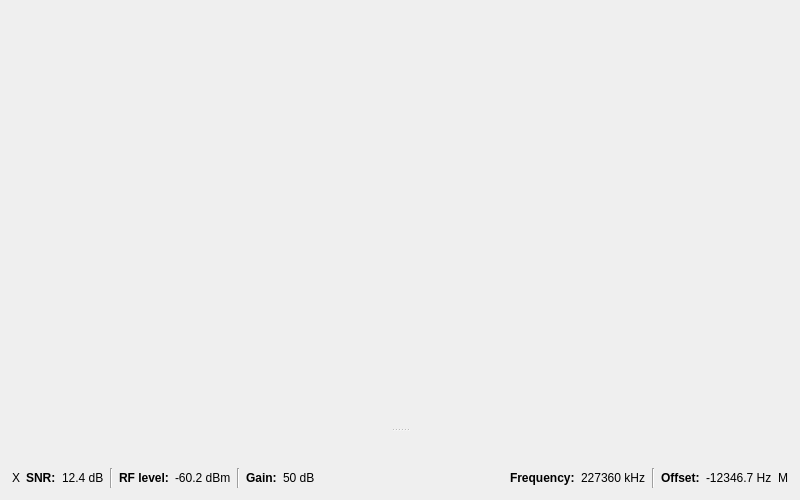
<?xml version="1.0" encoding="UTF-8"?>
<ui version="4.0">
 <class>SignalDialog</class>
 <widget class="QDialog" name="SignalDialog">
  <property name="geometry">
   <rect>
    <x>0</x>
    <y>0</y>
    <width>800</width>
    <height>500</height>
   </rect>
  </property>
  <property name="minimumSize">
   <size>
    <width>760</width>
    <height>400</height>
   </size>
  </property>
  <property name="windowTitle">
   <string>DAB Signal</string>
  </property>
  <layout class="QVBoxLayout" name="dialogLayout">
   <property name="leftMargin">
    <number>0</number>
   </property>
   <property name="topMargin">
    <number>0</number>
   </property>
   <property name="rightMargin">
    <number>0</number>
   </property>
   <property name="bottomMargin">
    <number>0</number>
   </property>
   <item>
    <widget class="QSplitter" name="splitter">
     <property name="orientation">
      <enum>Qt::Orientation::Vertical</enum>
     </property>
     <widget class="QCustomPlot" name="spectrumPlot" native="true">
      <property name="sizePolicy">
       <sizepolicy hsizetype="Preferred" vsizetype="Preferred">
        <horstretch>0</horstretch>
        <verstretch>100</verstretch>
       </sizepolicy>
      </property>
     </widget>
     <widget class="QCustomPlot" name="snrPlot" native="true"/>
    </widget>
   </item>
   <item>
    <layout class="QHBoxLayout" name="signalInfoLayout">
     <property name="leftMargin">
      <number>12</number>
     </property>
     <property name="rightMargin">
      <number>12</number>
     </property>
     <property name="bottomMargin">
      <number>12</number>
     </property>
     <item>
      <layout class="QHBoxLayout" name="horizontalLayout">
       <item>
        <widget class="SignalStateLabel" name="syncLabel">
         <property name="text">
          <string notr="true">X</string>
         </property>
        </widget>
       </item>
       <item>
        <widget class="QLabel" name="snrLabel">
         <property name="font">
          <font>
           <bold>true</bold>
          </font>
         </property>
         <property name="text">
          <string>SNR:</string>
         </property>
        </widget>
       </item>
       <item>
        <widget class="QLabel" name="snrValue">
         <property name="text">
          <string notr="true">12.4 dB</string>
         </property>
        </widget>
       </item>
      </layout>
     </item>
     <item>
      <widget class="Line" name="rfLevelVLine">
       <property name="orientation">
        <enum>Qt::Orientation::Vertical</enum>
       </property>
      </widget>
     </item>
     <item>
      <layout class="QHBoxLayout" name="rfLevelLaoyout">
       <item>
        <widget class="QLabel" name="rfLevelLabel">
         <property name="font">
          <font>
           <bold>true</bold>
          </font>
         </property>
         <property name="text">
          <string>RF level:</string>
         </property>
        </widget>
       </item>
       <item>
        <widget class="QLabel" name="rfLevelValue">
         <property name="text">
          <string notr="true">-60.2 dBm</string>
         </property>
        </widget>
       </item>
      </layout>
     </item>
     <item>
      <widget class="Line" name="gainVLine">
       <property name="orientation">
        <enum>Qt::Orientation::Vertical</enum>
       </property>
      </widget>
     </item>
     <item>
      <layout class="QHBoxLayout" name="gainLayout">
       <item>
        <widget class="QLabel" name="gainLabel">
         <property name="font">
          <font>
           <bold>true</bold>
          </font>
         </property>
         <property name="text">
          <string>Gain:</string>
         </property>
        </widget>
       </item>
       <item>
        <widget class="QLabel" name="gainValue">
         <property name="text">
          <string notr="true">50 dB</string>
         </property>
        </widget>
       </item>
      </layout>
     </item>
     <item>
      <spacer name="horizontalSpacer">
       <property name="orientation">
        <enum>Qt::Orientation::Horizontal</enum>
       </property>
       <property name="sizeHint" stdset="0">
        <size>
         <width>20</width>
         <height>20</height>
        </size>
       </property>
      </spacer>
     </item>
     <item>
      <layout class="QHBoxLayout" name="frequencyLayout">
       <item>
        <widget class="QLabel" name="freqLabel">
         <property name="font">
          <font>
           <bold>true</bold>
          </font>
         </property>
         <property name="text">
          <string>Frequency:</string>
         </property>
        </widget>
       </item>
       <item>
        <widget class="QLabel" name="freqValue">
         <property name="text">
          <string notr="true">227360 kHz</string>
         </property>
        </widget>
       </item>
      </layout>
     </item>
     <item>
      <widget class="Line" name="line">
       <property name="orientation">
        <enum>Qt::Orientation::Vertical</enum>
       </property>
      </widget>
     </item>
     <item>
      <layout class="QHBoxLayout" name="freqOffsetLayout">
       <item>
        <widget class="QLabel" name="freqOffsetLabel">
         <property name="font">
          <font>
           <bold>true</bold>
          </font>
         </property>
         <property name="text">
          <string>Offset:</string>
         </property>
        </widget>
       </item>
       <item>
        <widget class="QLabel" name="freqOffsetValue">
         <property name="text">
          <string notr="true">-12346.7 Hz</string>
         </property>
        </widget>
       </item>
      </layout>
     </item>
     <item>
      <widget class="ClickableLabel" name="menuLabel">
       <property name="toolTip">
        <string notr="true"/>
       </property>
       <property name="text">
        <string notr="true">M</string>
       </property>
      </widget>
     </item>
    </layout>
   </item>
  </layout>
 </widget>
 <customwidgets>
  <customwidget>
   <class>ClickableLabel</class>
   <extends>QLabel</extends>
   <header>clickablelabel.h</header>
  </customwidget>
  <customwidget>
   <class>QCustomPlot</class>
   <extends>QWidget</extends>
   <header location="global">qcustomplot.h</header>
   <container>1</container>
  </customwidget>
  <customwidget>
   <class>SignalStateLabel</class>
   <extends>QLabel</extends>
   <header location="global">signalstatelabel.h</header>
  </customwidget>
 </customwidgets>
 <resources/>
 <connections/>
</ui>
